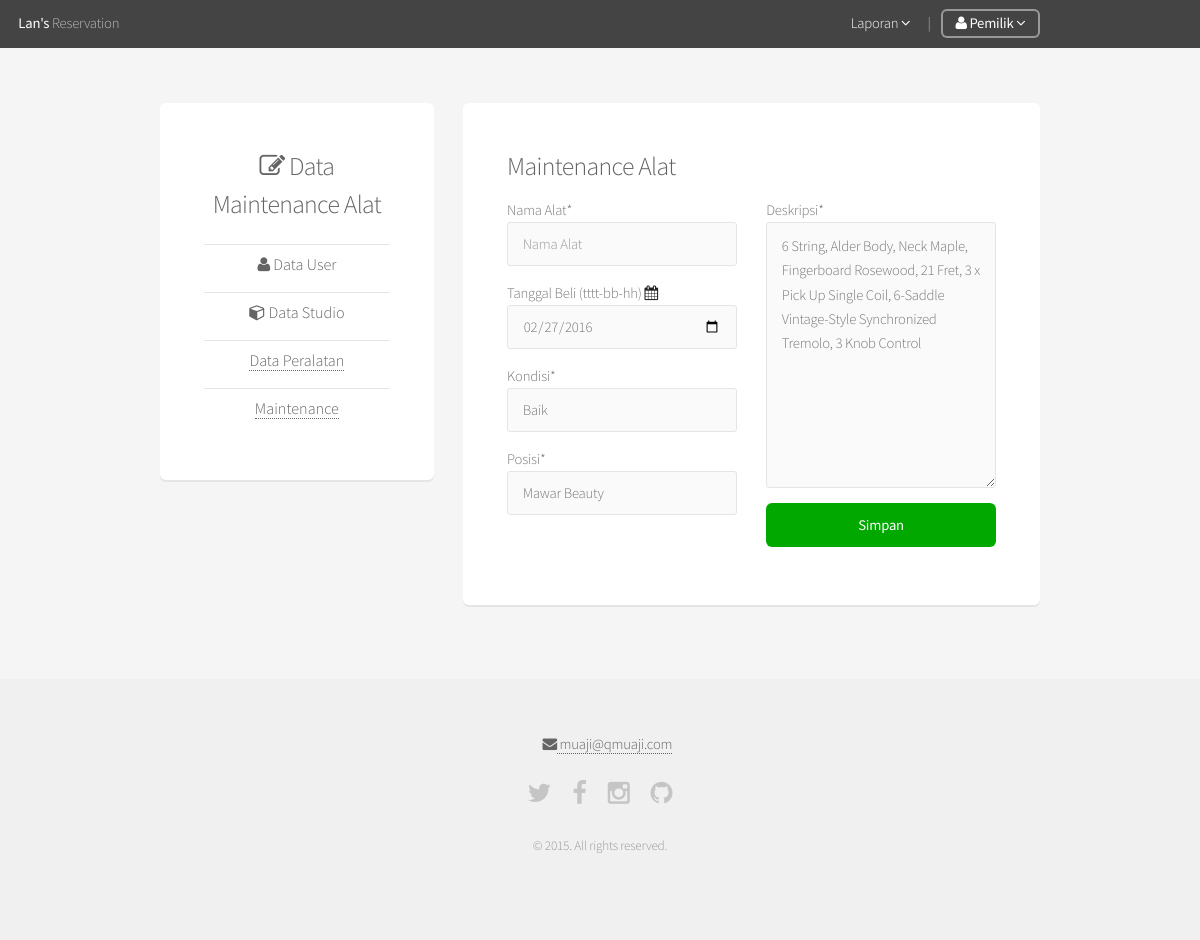
Screenshot of /a_maintenanceEdit.php?id=11 (signed in) with the database file from the repository.
### tables this page shows
CREATE TABLE `equips` (
  `eq_id` int(10) UNSIGNED NOT NULL,
  `studio_id` bigint(20) UNSIGNED NOT NULL,
  `name` char(50) NOT NULL,
  `deskripsi` text NOT NULL,
  `tgl_beli` date NOT NULL,
  `status` enum('Baik','Kurang Baik','Rusak') NOT NULL DEFAULT 'Baik'
);

### core/functions/general.php (the view, shortened to what this page needs)
<?php
function getStudio($kode) {
	$query = mysql_query("SELECT studio_id, name FROM studios");
	while ($row = mysql_fetch_row($query)) {
		if ($kode == ""){
			echo "<option value='$row[0]'> " . ucwords($row[1]) . " </option>";
		}else{
			echo "<option value='$row[0]'" . selected($row[0], $kode) . "> " . ucwords($row[1]) . " </option>";
		}
	}
}
function selected($t1, $t2) {
	if(trim($t1) == trim($t2)) return "selected";
	else return "";
}

### a_maintenanceEdit.php (shortened to what this page needs)
<?php
require 'core/init.php';
if(isset($_GET['id'])) {
	$id 		= (int)$_GET['id'];
	$row 		= mysql_fetch_assoc(mysql_query("SELECT equips.*, studios.name as sname, studios.studio_id as s_id FROM equips, studios WHERE equips.studio_id=studios.studio_id AND eq_id = $id"));
	$tgl_beli 	= $row['tgl_beli'];
	$deskripsi 	= $row['deskripsi'];
	include 'includes/_header.php';
	?>
	<div id="main" class="container">
		<div class="row">
			<div class="4u 12u(mobile)">
				<div class="box special">
					<ul class="alt">
					<li><h3 class="icon fa-edit"> Data Maintenance Alat</h3></li>
						<li><h4><a href="a_usersData.php" class="icon fa-user"> Data User</a></h4></li>
						<li><h4><a href="a_studios.php" class="icon fa-cube"> Data Studio</a></h4></li>
						<li><h4><a href="a_equips.php"> Data Peralatan</a></h4></li>
						<li><h4><a href="a_maintenances.php"> Maintenance</a></h4></li>
					</ul>
				</div>
			</div>
			<div class="8u 12u(mobile)">
				<div class="box">
					<h3>Maintenance Alat</h3>
					<form action="" method="post" autocomplete="off" enctype="multipart/form-data">
						<div class="row">
							<div class="6u 12u">
								Nama Alat*
								<input type="text" name="name" placeholder="Nama Alat" value="<?php echo $name ?>" required maxlength="50">
								Tanggal Beli (tttt-bb-hh)&nbsp;<b class="icon fa-calendar"></b>
								<input type="date" name="tgl_beli" onChange="jadwal_jam()" value="<?php echo $tgl_beli ?>" id="dates">
								Kondisi*
								<select name="status" required>
									<option value="Baik" <?php echo selected('Baik', $status) ?>>Baik</option>
								</select>
								Posisi*
								<select name="studio_id" required>
									<?php getStudio($row['s_id']) ?>
								</select>
							</div>
							<div class="6u 12u">
								Deskripsi*
								<textarea name="deskripsi" placeholder="Deskripsi" cols="30" rows="10" maxlength="225"><?php echo $deskripsi ?></textarea>
								<input type="submit" value="Simpan" class="fit special">
							</div>
						</div>
					</form>
				</div>
			</div>
		</div>
	</div>
	<?php include 'includes/_footer.php';
}

### rows the page displays
equips: tgl_beli "02/27/2016", deskripsi "6 String, Alder Body, Neck Maple, Fingerboard Rosewood, 21 Fret, 3 x Pick Up Single Coil, 6-Saddle Vintage-Style Synchronized Tremolo, 3 Knob Control"

### other values shown
form field studio_id "Mawar Beauty"
